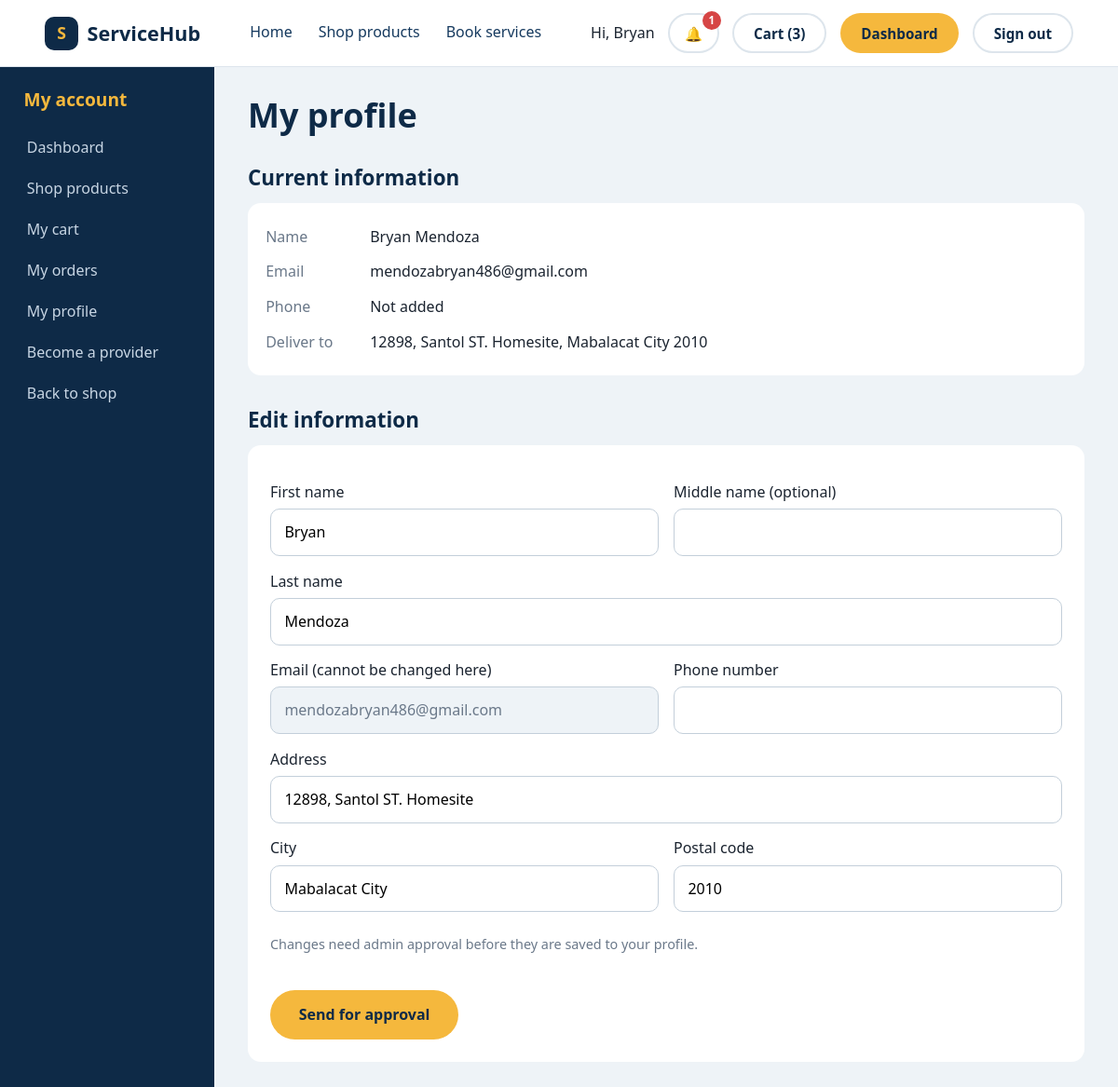
The app's page /profile.php (signed in) with its own data.
### tables this page shows
CREATE TABLE IF NOT EXISTS users (
  id            INT UNSIGNED AUTO_INCREMENT PRIMARY KEY,
  role          ENUM('admin','client','staff') NOT NULL DEFAULT 'client',
  staff_type    ENUM('service','product') NULL,           
  first_name    VARCHAR(60)  NOT NULL,
  middle_name   VARCHAR(60)  NULL,
  last_name     VARCHAR(60)  NOT NULL,
  email         VARCHAR(120) NULL UNIQUE,
  phone         VARCHAR(20)  NULL UNIQUE,
  password_hash VARCHAR(255) NOT NULL,
  address       VARCHAR(255) NOT NULL,
  city          VARCHAR(80)  NOT NULL,
  postal_code   VARCHAR(12)  NULL,
  is_verified   TINYINT(1)   NOT NULL DEFAULT 0,
  photo         VARCHAR(200) NOT NULL DEFAULT '',         
  created_at    TIMESTAMP    NOT NULL DEFAULT CURRENT_TIMESTAMP
);

### includes/bootstrap.php (called while the page is built, shortened)
<?php
function db(): PDO {
    static $pdo = null;
    if (!$pdo) {
        $pdo = new PDO('mysql:host=' . DB_HOST . ';dbname=' . DB_NAME . ';charset=utf8mb4', DB_USER, DB_PASS, [
            PDO::ATTR_ERRMODE            => PDO::ERRMODE_EXCEPTION,
            PDO::ATTR_DEFAULT_FETCH_MODE => PDO::FETCH_ASSOC,
        ]);
    }
    return $pdo;
}
function require_role(string ...$roles): void {
    $st = db()->prepare('SELECT role, staff_type FROM users WHERE id = ?');
    $st->execute([$_SESSION['user_id']]);
    $row = $st->fetch();
}

### profile.php (the view, shortened to what this page needs)
<?php
require_once __DIR__ . '/includes/bootstrap.php';
require_role('client');
$uid = $_SESSION['user_id'];
$me = db()->prepare('SELECT * FROM users WHERE id = ?');
$me->execute([$uid]);
$me = $me->fetch();
$errors = [];
$last = db()->prepare('SELECT * FROM profile_changes WHERE user_id = ? ORDER BY id DESC LIMIT 1');
$last->execute([$uid]);
$last = $last->fetch();
$pending = $last && $last['status'] === 'pending' ? $last : null;
$form = $errors ? $d : ($pending ?: $me);
$v = fn($k) => htmlspecialchars((string)($form[$k] ?? ''));
$show = fn($row) => htmlspecialchars(trim($row['first_name'] . ' ' . ($row['middle_name'] ?? '') . ' ' . $row['last_name']));
?>
<!DOCTYPE html>
<html lang="en">
<head>
  <link rel="stylesheet" href="css/style.css">
</head>
<body>
  <?php include __DIR__ . '/includes/topbar.php'; ?>
  <div class="dash">
    <?php include __DIR__ . '/includes/sidebar.php'; ?>
    <main class="dash-main">
      <h1>My profile</h1>
      <h2>Current information</h2>
      <div class="card profile">
        <p><strong>Name</strong><?= $show($me) ?></p>
        <p><strong>Email</strong><?= htmlspecialchars($me['email']) ?></p>
        <p><strong>Phone</strong><?= htmlspecialchars($me['phone'] ?: 'Not added') ?></p>
        <p><strong>Deliver to</strong><?= htmlspecialchars($me['address'] . ', ' . $me['city'] . ' ' . $me['postal_code']) ?></p>
      </div>
      <h2>Edit information</h2>
      <form class="card dash-form" method="post" novalidate>
        <div class="form-grid">
          <div><label for="first_name">First name</label><input id="first_name" name="first_name" value="<?= $v('first_name') ?>" required></div>
          <div><label for="middle_name">Middle name (optional)</label><input id="middle_name" name="middle_name" value="<?= $v('middle_name') ?>"></div>
          <div class="full"><label for="last_name">Last name</label><input id="last_name" name="last_name" value="<?= $v('last_name') ?>" required></div>
          <div><label for="email">Email (cannot be changed here)</label><input id="email" value="<?= htmlspecialchars($me['email']) ?>" disabled></div>
          <div><label for="phone">Phone number</label><input type="tel" id="phone" name="phone" value="<?= $v('phone') ?>"></div>
          <div class="full"><label for="address">Address</label><input id="address" name="address" value="<?= $v('address') ?>" required></div>
          <div><label for="city">City</label><input id="city" name="city" value="<?= $v('city') ?>" required></div>
          <div><label for="postal_code">Postal code</label><input id="postal_code" name="postal_code" value="<?= $v('postal_code') ?>"></div>
        </div>
        <p class="muted">Changes need admin approval before they are saved to your profile.</p>
        <button class="btn btn-primary btn-lg" type="submit">Send for approval</button>
      </form>
    </main>
  </div>
</body>
</html>

### css/style.css (style rules this page uses)
:root { --navy: #0e2a47; --navy-2: #163a5f; --marigold: #f5b83d; --teal: #1f8a8a; --mist: #eef3f7; --ink: #1b2430; --muted: #6a7889; --white: #ffffff; --line: #dde5ec; --header-h: 72px; --font-head: 'Bricolage Grotesque', 'Segoe UI', sans-serif; --font-body: 'DM Sans', 'Segoe UI', sans-serif; }
*, *::before, *::after { box-sizing: border-box; }
html { scroll-behavior: smooth; scroll-padding-top: var(--header-h); }
body { margin: 0; font-family: var(--font-body); color: var(--ink); background: var(--white); line-height: 1.55; }
h1, h2, h3 { font-family: var(--font-head); margin: 0; line-height: 1.1; }
.muted { color: var(--muted); font-size: .9rem; }
.btn { display: inline-block; cursor: pointer; font: 700 .95rem var(--font-body); padding: .6rem 1.3rem; border-radius: 999px; border: 2px solid transparent; text-decoration: none; text-align: center; transition: transform .15s ease, background .15s ease; }
.btn-primary { background: var(--marigold); color: var(--navy); }
.btn-lg { padding: .85rem 1.8rem; font-size: 1rem; }
.form-grid { display: grid; grid-template-columns: 1fr 1fr; gap: 0 1rem; }
.form-grid .full { grid-column: 1 / -1; }
.dash { display: grid; grid-template-columns: 230px minmax(0, 1fr); min-height: calc(100vh - var(--header-h)); background: var(--mist); }
.dash-main { padding: 2rem clamp(1rem, 3vw, 2.5rem) 3rem; }
.dash-main h1 { font-size: clamp(1.7rem, 3vw, 2.3rem); color: var(--navy); margin-bottom: 1.2rem; }
.dash-main h2 { font-size: 1.4rem; color: var(--navy); margin: 2.2rem 0 .9rem; }
.card { background: var(--white); border-radius: 14px; padding: 1.2rem; display: flex; flex-direction: column; gap: .2rem; }
.profile p { margin: .3rem 0; display: flex; gap: 1rem; }
.profile strong { min-width: 6rem; color: var(--muted); font-weight: 500; }
.dash-form { padding: 1.5rem; gap: .6rem; }
.dash-form label { display: block; font-weight: 500; margin: .9rem 0 .35rem; }
.dash-form input { width: 100%; padding: .75rem .9rem; font: inherit; border: 1px solid #c3cfda; border-radius: 10px; background: var(--white); }
.dash-form input:disabled { background: var(--mist); color: var(--muted); }
.dash-form .btn { align-self: flex-start; margin-top: .8rem; }

### records on screen
users: $show($me) "Bryan Mendoza", email "mendozabryan486@gmail.com", phone "Not added", address+city+postal_code "12898, Santol ST. Homesite, Mabalacat City 2010", first_name "Bryan", last_name "Mendoza", address "12898, Santol ST. Homesite", city "Mabalacat City", postal_code "2010"

### other values on screen
SITE_NAME "ServiceHub"
$_SESSION['user'] "Bryan"
$nc "1"
cart_count() "3"
$panelTitle "My account"
$menuLabel "Dashboard"
$menuLabel "Shop products"
$menuLabel "My cart"
$menuLabel "My orders"
$menuLabel "My profile"
$menuLabel "Become a provider"
